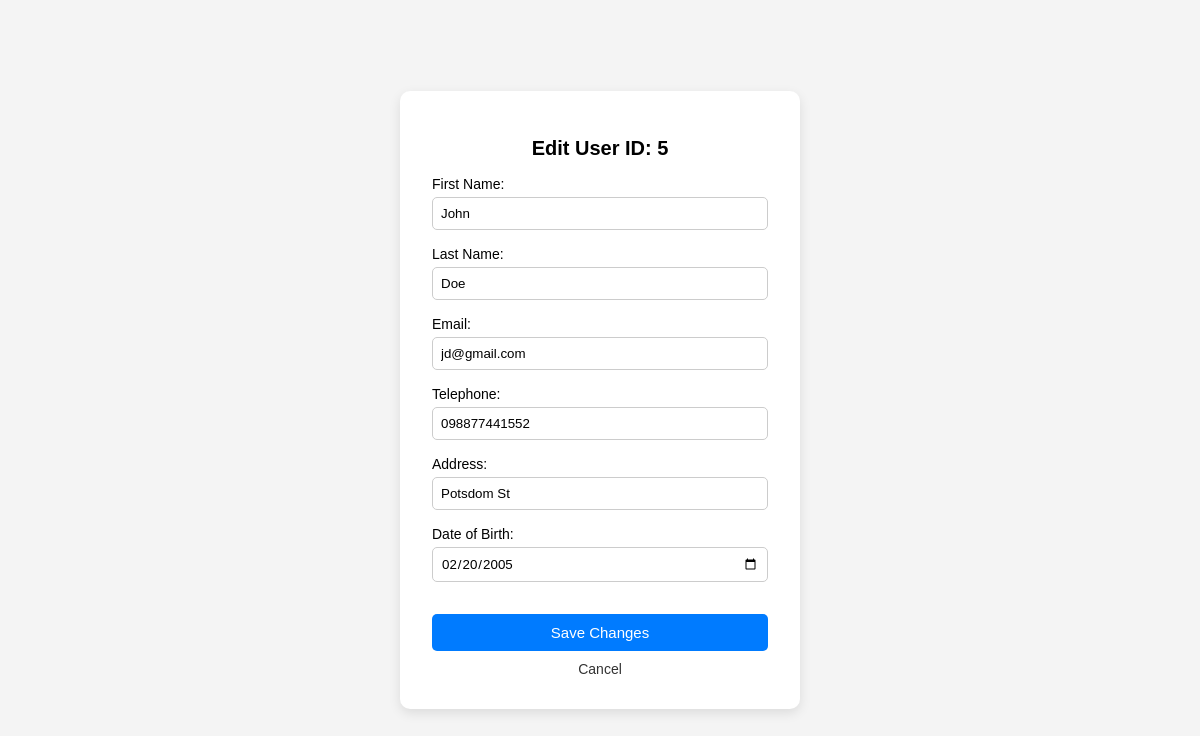
The page /edit_user.php?id=5 (signed in) on the database its author committed.
### tables this page shows
CREATE TABLE `register` (
  `register_id` int(11) NOT NULL,
  `firstname` varchar(50) NOT NULL,
  `lastname` varchar(50) NOT NULL,
  `email` varchar(50) NOT NULL,
  `telephone` varchar(15) DEFAULT NULL,
  `address` text DEFAULT NULL,
  `dob` date DEFAULT NULL
);

### edit_user.php (the view, shortened to what this page needs)
<?php
include('database.php');
$edit_user_id = intval($_GET['id']);
$stmt = $conn->prepare("SELECT firstname, lastname, email, telephone, address, dob FROM register WHERE register_id = ?");
$stmt->bind_param("i", $edit_user_id);
$stmt->execute();
$result = $stmt->get_result();
$edit_user = $result->fetch_assoc();
?>
<!DOCTYPE html>
<html lang="en">
<head>
</head>
<body>
    <div class="form-container">
        <h1>Edit User ID: <?php echo $edit_user_id; ?></h1>
        <form method="post">
            <label>First Name:
                <input type="text" name="firstname" value="<?php echo htmlspecialchars($edit_user['firstname']); ?>" required>
            </label>
            <label>Last Name:
                <input type="text" name="lastname" value="<?php echo htmlspecialchars($edit_user['lastname']); ?>" required>
            </label>
            <label>Email:
                <input type="email" name="email" value="<?php echo htmlspecialchars($edit_user['email']); ?>" required>
            </label>
            <label>Telephone:
                <input type="text" name="telephone" value="<?php echo htmlspecialchars($edit_user['telephone']); ?>">
            </label>
            <label>Address:
                <input type="text" name="address" value="<?php echo htmlspecialchars($edit_user['address']); ?>">
            </label>
            <label>Date of Birth:
                <input type="date" name="dob" value="<?php echo htmlspecialchars($edit_user['dob']); ?>">
            </label>
            <button type="submit">Save Changes</button>
            <a href="account.php">Cancel</a>
        </form>
    </div>
</body>
</html>

### edit_user.php (style rules this page uses)
* { box-sizing: border-box; font-family: Arial, sans-serif; }
body { margin: 0; padding: 0; height: 100vh; display: flex; justify-content: center; align-items: center; background-color: #f4f4f4; }
.form-container { background-color: #fff; padding: 2rem; border-radius: 10px; box-shadow: 0 4px 12px rgba(0, 0, 0, 0.1); width: 100%; max-width: 400px; }
h1 { font-size: 20px; text-align: center; margin-bottom: 1rem; }
form label { display: block; margin-bottom: 1rem; font-size: 14px; }
input[type="text"], input[type="email"], input[type="date"] { width: 100%; padding: 8px; margin-top: 5px; border: 1px solid #ccc; border-radius: 5px; }
button { width: 100%; padding: 10px; margin-top: 1rem; background-color: #007BFF; color: white; border: none; border-radius: 5px; cursor: pointer; font-size: 15px; }
a { display: block; text-align: center; margin-top: 10px; color: #333; text-decoration: none; font-size: 14px; }

### rows shown on the page
register: firstname "John", lastname "Doe", email "jd@gmail.com", telephone "098877441552", address "Potsdom St", dob "02/20/2005"

### other values the page prints
$edit_user_id "5"
